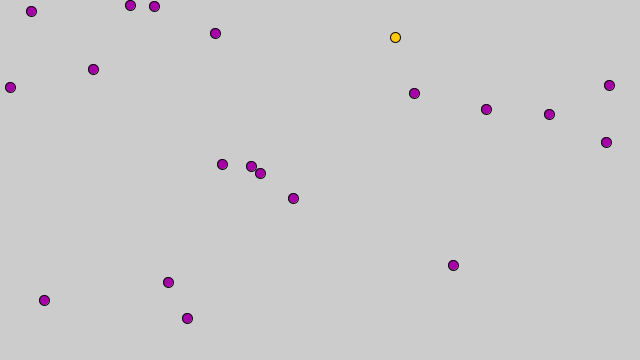
Frame 1 (no input)
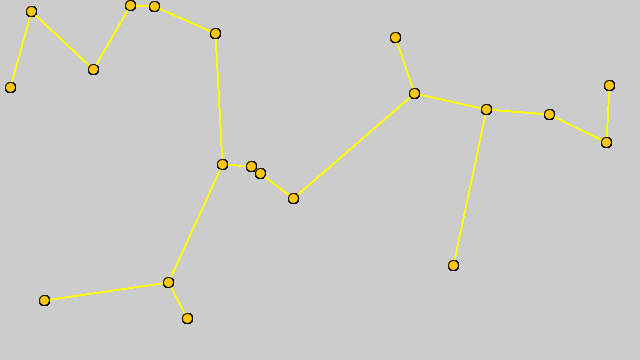
Frame 60 (the mouse pressed at the canvas centre just before this capture)
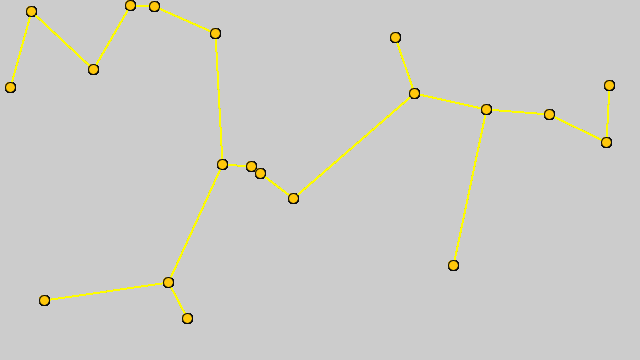
Frame 120 (the mouse held since frame 60 and released just before this capture)

The Processing sketch that drew these frames (run headless with seeded random() and noise(); from frame 60 on, the mouse is pressed at the canvas centre):

// Processing sketch: sketch_200820a
// ── sketch_200820a.pde

Graph g;
prim p;

void setup(){
  size(640,360);
  g = new Graph(20);
  p = new prim(g);
  
}

void draw(){
  
  p.show();
  delay(300);
  p.step();
}

// ── graph.pde



class Graph{
  int[][] locations;
  public Graph(int numLocations){
    locations = new int[numLocations] [2];
    for(int i =0; i <numLocations; i++){
      locations[i][0] = (int) random(0,width+1);
      locations[i][1] = (int) random(0,height+1);
    }
  }
  public void show(){
    for(int i = 0; i <locations.length; i++){
      circle(locations[i][0], locations[i][1], 10);
    }
  }
  public int length(){
    return locations.length;
  }
  
  //calculate euclidan distances between two nodes.
  public double getDistance(int nodeA, int nodeB){
    return Math.sqrt( Math.pow( locations[nodeA][0] - locations[nodeB][0], 2) + Math.pow(locations[nodeA][1] - locations[nodeB][1], 2) );
  }
  public int getX(int node){
    return locations[node][0];
  }
  public int getY(int node){
    return locations[node][1];
  }
}

// ── prim.pde
import java.util.Set;
import java.util.HashSet;
import java.util.PriorityQueue;
//plan for prim's algo:
//1. make two sets, visited and unvisited. add random node to visited.
//2. calculate euclidan distances for that random node to all unvisted. 
//  add these to minheap
//3. Pop from minheap. If both nodes are in visited set, then discard and pop again. 
//  if one node is not visited, add node to visited and go to step two with that node.
class prim {
  Graph target;
  Set<Integer> visited;
  Set<Integer> unvisited;
  PriorityQueue<edge> fringe;
  Set<edge> finalEdges;
  public prim(Graph target) {
    this.target = target;
    this.visited = new HashSet();
    this.unvisited = new HashSet();
    this.finalEdges= new HashSet();
    this.fringe = new PriorityQueue();
    //add all the nodes.
    for(int i =0; i<target.length(); i++){
      this.unvisited.add(i);
    }
    
    //visit a random node
    this.visit((int)random(this.target.length()));
    

  }
  //Given a newly visited node, add all of the unexplored neighbors to the heap and mark it as visited.
  private void visit(int node) {
    this.visited.add(node);
    this.unvisited.remove(node);
    for(int i : this.unvisited){
      //For every unvisited node, add an edge in to the PriorityQueue going from the newly visited node to that unvisited node. 
      this.fringe.add(new edge(node, i, this.target.getDistance(node,i)));
    }
  }
  
  public void step(){
    //check if there are any more nodes to connect.
    if(this.unvisited.size()>0){
      //first find the smallest edge that bridges across the cut.
      edge smallest = this.fringe.poll();
      while(this.visited.contains(smallest.potentialUnvisited)){
        smallest = this.fringe.poll();
    }
    this.finalEdges.add(smallest);
    visit(smallest.potentialUnvisited);
    }
  }
  
  public void show(){
    //draw edges
    stroke(255,254,1);
    for(edge e: this.finalEdges){
      int startnode = e.visited;
      int endnode = e.potentialUnvisited;
      line(this.target.getX(startnode), this.target.getY(startnode), this.target.getX(endnode), this.target.getY(endnode));
    }
    stroke(12,12,12);
    //draw visited nodes
    //
    fill(255,200,11);
    for(int i: this.visited){
      circle(this.target.getX(i), this.target.getY(i), 10);
    }
    
    //draw unvisited nodes
    //
    fill(168,0,168);
    for(int i: this.unvisited){
      circle(this.target.getX(i), this.target.getY(i), 10);
    }
  }
}

class edge implements Comparable<edge> {
  int visited;
  int potentialUnvisited;
  double dist;
  public edge(int visited, int potentialUnvisited, double dist) {
    this.visited = visited;
    this.potentialUnvisited = potentialUnvisited;
    this.dist=dist;
  }
  public int compareTo(edge other) {
    if (this.dist == other.getDist()) {
      return 0;
    } else if ( this.dist < other.getDist()) {
      return -1;
    }
    return 1;
  }
  public double getDist() {
    return this.dist;
  }
  public String toString(){
    return ""+ this.dist + ", " + this.visited + ", " + this.potentialUnvisited;
  }
}
